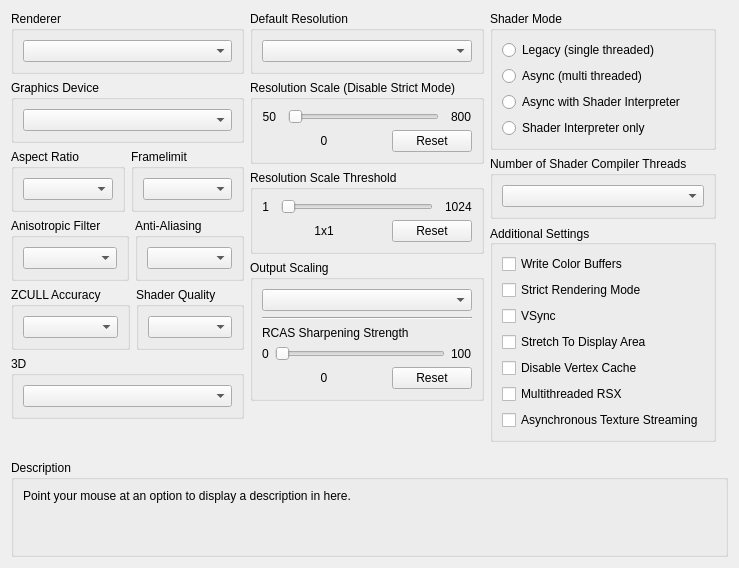
      <widget class="QWidget" name="gpuTab">
       <attribute name="title">
        <string>GPU</string>
       </attribute>
       <layout class="QVBoxLayout" name="gpuTab_layout" stretch="0,1,0">
        <item>
         <layout class="QHBoxLayout" name="gpuTabLayout" stretch="1,1,1">
          <item>
           <layout class="QVBoxLayout" name="gpuTabLayoutLeft">
            <item>
             <widget class="QGroupBox" name="gb_renderer">
              <property name="title">
               <string>Renderer</string>
              </property>
              <layout class="QVBoxLayout" name="gb_renderer_layout">
               <item>
                <widget class="QComboBox" name="renderBox"/>
               </item>
              </layout>
             </widget>
            </item>
            <item>
             <widget class="QGroupBox" name="gb_graphicsAdapter">
              <property name="title">
               <string>Graphics Device</string>
              </property>
              <layout class="QVBoxLayout" name="gb_graphicsAdapter_layout">
               <item>
                <widget class="QComboBox" name="graphicsAdapterBox"/>
               </item>
              </layout>
             </widget>
            </item>
            <item>
             <widget class="QWidget" name="widget_gpu_top" native="true">
              <layout class="QHBoxLayout" name="widget_gpu_top_layout" stretch="1,1">
               <property name="leftMargin">
                <number>0</number>
               </property>
               <property name="topMargin">
                <number>0</number>
               </property>
               <property name="rightMargin">
                <number>0</number>
               </property>
               <property name="bottomMargin">
                <number>0</number>
               </property>
               <item>
                <widget class="QGroupBox" name="gb_aspectRatio">
                 <property name="title">
                  <string>Aspect Ratio</string>
                 </property>
                 <layout class="QVBoxLayout" name="gb_aspectRatio_layout">
                  <item>
                   <widget class="QComboBox" name="aspectBox"/>
                  </item>
                 </layout>
                </widget>
               </item>
               <item>
                <widget class="QGroupBox" name="gb_frameLimit">
                 <property name="title">
                  <string>Framelimit</string>
                 </property>
                 <layout class="QVBoxLayout" name="gb_frameLimit_layout">
                  <item>
                   <widget class="QComboBox" name="frameLimitBox"/>
                  </item>
                 </layout>
                </widget>
               </item>
              </layout>
             </widget>
            </item>
            <item>
             <widget class="QWidget" name="widget_gpu_bottom" native="true">
              <layout class="QHBoxLayout" name="widget_gpu_bottom_layout" stretch="1,1">
               <property name="leftMargin">
                <number>0</number>
               </property>
               <property name="topMargin">
                <number>0</number>
               </property>
               <property name="rightMargin">
                <number>0</number>
               </property>
               <property name="bottomMargin">
                <number>0</number>
               </property>
               <item>
                <widget class="QGroupBox" name="gb_anisotropicFilter">
                 <property name="title">
                  <string>Anisotropic Filter</string>
                 </property>
                 <layout class="QVBoxLayout" name="gb_anisotropicFilter_layout">
                  <item>
                   <widget class="QComboBox" name="anisotropicFilterOverride"/>
                  </item>
                 </layout>
                </widget>
               </item>
               <item>
                <widget class="QGroupBox" name="gb_antiAliasing">
                 <property name="title">
                  <string>Anti-Aliasing</string>
                 </property>
                 <layout class="QVBoxLayout" name="gb_antiAliasing_layout">
                  <item>
                   <widget class="QComboBox" name="antiAliasing"/>
                  </item>
                 </layout>
                </widget>
               </item>
              </layout>
             </widget>
            </item>
            <item>
             <widget class="QWidget" name="widget_gpu_3" native="true">
              <layout class="QHBoxLayout" name="widget_gpu_3_layout" stretch="1,1">
               <property name="leftMargin">
                <number>0</number>
               </property>
               <property name="topMargin">
                <number>0</number>
               </property>
               <property name="rightMargin">
                <number>0</number>
               </property>
               <property name="bottomMargin">
                <number>0</number>
               </property>
               <item>
                <widget class="QGroupBox" name="gbZCULL">
                 <property name="title">
                  <string>ZCULL Accuracy</string>
                 </property>
                 <layout class="QVBoxLayout" name="gbZCULL_layout">
                  <item>
                   <widget class="QComboBox" name="zcullPrecisionMode"/>
                  </item>
                 </layout>
                </widget>
               </item>
               <item>
                <widget class="QGroupBox" name="gbShaderPrecision">
                 <property name="title">
                  <string>Shader Quality</string>
                 </property>
                 <layout class="QVBoxLayout" name="gbShaderPrecision_layout">
                  <item>
                   <widget class="QComboBox" name="shaderPrecision"/>
                  </item>
                 </layout>
                </widget>
               </item>
              </layout>
             </widget>
            </item>
            <item>
             <widget class="QGroupBox" name="gb_stereo">
              <property name="title">
               <string>3D</string>
              </property>
              <layout class="QVBoxLayout" name="gb_stereo_layout">
               <item>
                <widget class="QComboBox" name="stereoRenderMode"/>
               </item>
              </layout>
             </widget>
            </item>
            <item>
             <spacer name="gpu_tab_layout_right_spacer">
              <property name="orientation">
               <enum>Qt::Vertical</enum>
              </property>
              <property name="sizeType">
               <enum>QSizePolicy::MinimumExpanding</enum>
              </property>
              <property name="sizeHint" stdset="0">
               <size>
                <width>0</width>
                <height>0</height>
               </size>
              </property>
             </spacer>
            </item>
           </layout>
          </item>
          <item>
           <layout class="QVBoxLayout" name="gpuTabLayoutMiddle">
            <item>
             <widget class="QGroupBox" name="gb_default_resolution">
              <property name="title">
               <string>Default Resolution</string>
              </property>
              <layout class="QVBoxLayout" name="gb_default_resolution_layout">
               <item>
                <widget class="QComboBox" name="resBox"/>
               </item>
              </layout>
             </widget>
            </item>
            <item>
             <layout class="QVBoxLayout" name="layout_resolution_scale">
              <property name="spacing">
               <number>6</number>
              </property>
              <property name="leftMargin">
               <number>0</number>
              </property>
              <item>
               <widget class="QGroupBox" name="gb_resolutionScale">
                <property name="title">
                 <string>Resolution Scale (Disable Strict Mode)</string>
                </property>
                <layout class="QVBoxLayout" name="gb_resolutionScale_layout">
                 <item>
                  <widget class="QWidget" name="resolutionScaleLayoutTop" native="true">
                   <layout class="QHBoxLayout" name="horizontalLayout_23" stretch="0,1,0">
                    <property name="spacing">
                     <number>12</number>
                    </property>
                    <property name="leftMargin">
                     <number>0</number>
                    </property>
                    <property name="topMargin">
                     <number>0</number>
                    </property>
                    <property name="rightMargin">
                     <number>0</number>
                    </property>
                    <property name="bottomMargin">
                     <number>0</number>
                    </property>
                    <item>
                     <widget class="QLabel" name="resolutionScaleMin">
                      <property name="text">
                       <string>50</string>
                      </property>
                      <property name="alignment">
                       <set>Qt::AlignRight|Qt::AlignTrailing|Qt::AlignVCenter</set>
                      </property>
                     </widget>
                    </item>
                    <item>
                     <widget class="QSlider" name="resolutionScale">
                      <property name="orientation">
                       <enum>Qt::Horizontal</enum>
                      </property>
                     </widget>
                    </item>
                    <item>
                     <widget class="QLabel" name="resolutionScaleMax">
                      <property name="text">
                       <string>800</string>
                      </property>
                     </widget>
                    </item>
                   </layout>
                  </widget>
                 </item>
                 <item>
                  <layout class="QHBoxLayout" name="resolutionScaleLayoutBottom" stretch="1,0">
                   <item>
                    <widget class="QLabel" name="resolutionScaleVal">
                     <property name="text">
                      <string>0</string>
                     </property>
                     <property name="alignment">
                      <set>Qt::AlignCenter</set>
                     </property>
                    </widget>
                   </item>
                   <item>
                    <widget class="QPushButton" name="resolutionScaleReset">
                     <property name="text">
                      <string>Reset</string>
                     </property>
                    </widget>
                   </item>
                  </layout>
                 </item>
                </layout>
               </widget>
              </item>
              <item>
               <widget class="QGroupBox" name="gb_minimumScalableDimension">
                <property name="title">
                 <string>Resolution Scale Threshold</string>
                </property>
                <layout class="QVBoxLayout" name="gb_minimumScalableDimension_layout">
                 <item>
                  <layout class="QHBoxLayout" name="minimumScalableDimensionLayoutTop" stretch="0,1,0">
                   <property name="spacing">
                    <number>12</number>
                   </property>
                   <item>
                    <widget class="QLabel" name="minimumScalableDimensionMin">
                     <property name="text">
                      <string>1</string>
                     </property>
                     <property name="alignment">
                      <set>Qt::AlignRight|Qt::AlignTrailing|Qt::AlignVCenter</set>
                     </property>
                    </widget>
                   </item>
                   <item>
                    <widget class="QSlider" name="minimumScalableDimension">
                     <property name="orientation">
                      <enum>Qt::Horizontal</enum>
                     </property>
                    </widget>
                   </item>
                   <item>
                    <widget class="QLabel" name="minimumScalableDimensionMax">
                     <property name="text">
                      <string>1024</string>
                     </property>
                    </widget>
                   </item>
                  </layout>
                 </item>
                 <item>
                  <layout class="QHBoxLayout" name="minimumScalableDimensionLayoutBottom" stretch="1,0">
                   <item>
                    <widget class="QLabel" name="minimumScalableDimensionVal">
                     <property name="text">
                      <string>1x1</string>
                     </property>
                     <property name="alignment">
                      <set>Qt::AlignCenter</set>
                     </property>
                    </widget>
                   </item>
                   <item>
                    <widget class="QPushButton" name="minimumScalableDimensionReset">
                     <property name="text">
                      <string>Reset</string>
                     </property>
                    </widget>
                   </item>
                  </layout>
                 </item>
                </layout>
               </widget>
              </item>
             </layout>
            </item>
            <item>
             <widget class="QGroupBox" name="gb_outputScaling">
              <property name="title">
               <string>Output Scaling</string>
              </property>
              <layout class="QVBoxLayout" name="gb_Upscaling_layout">
               <item>
                <widget class="QComboBox" name="outputScalingMode"/>
               </item>
               <item>
                <widget class="Line" name="line">
                 <property name="orientation">
                  <enum>Qt::Horizontal</enum>
                 </property>
                </widget>
               </item>
               <item>
                <widget class="QWidget" name="fsrSharpeningStrengthWidget" native="true">
                 <layout class="QVBoxLayout" name="fsrSharpeningWidgetLayout">
                  <property name="leftMargin">
                   <number>0</number>
                  </property>
                  <property name="topMargin">
                   <number>0</number>
                  </property>
                  <property name="rightMargin">
                   <number>0</number>
                  </property>
                  <property name="bottomMargin">
                   <number>0</number>
                  </property>
                  <item>
                   <widget class="QLabel" name="fsrSharpeningStrengthLabel">
                    <property name="sizePolicy">
                     <sizepolicy hsizetype="Preferred" vsizetype="Preferred">
                      <horstretch>0</horstretch>
                      <verstretch>0</verstretch>
                     </sizepolicy>
                    </property>
                    <property name="text">
                     <string>RCAS Sharpening Strength</string>
                    </property>
                    <property name="alignment">
                     <set>Qt::AlignBottom|Qt::AlignLeading|Qt::AlignLeft</set>
                    </property>
                    <property name="margin">
                     <number>1</number>
                    </property>
                   </widget>
                  </item>
                  <item>
                   <layout class="QHBoxLayout" name="fsrSharpeningLayoutTop">
                    <item>
                     <widget class="QLabel" name="minSharpeningVal">
                      <property name="text">
                       <string>0</string>
                      </property>
                     </widget>
                    </item>
                    <item>
                     <widget class="QSlider" name="fsrSharpeningStrength">
                      <property name="orientation">
                       <enum>Qt::Horizontal</enum>
                      </property>
                     </widget>
                    </item>
                    <item>
                     <widget class="QLabel" name="maxSharpeningVal">
                      <property name="sizePolicy">
                       <sizepolicy hsizetype="Minimum" vsizetype="Preferred">
                        <horstretch>0</horstretch>
                        <verstretch>0</verstretch>
                       </sizepolicy>
                      </property>
                      <property name="text">
                       <string>100</string>
                      </property>
                     </widget>
                    </item>
                   </layout>
                  </item>
                  <item>
                   <layout class="QHBoxLayout" name="fsrSharpeningLayoutBottom" stretch="1,0">
                    <item>
                     <widget class="QLabel" name="fsrSharpeningStrengthVal">
                      <property name="text">
                       <string>0</string>
                      </property>
                      <property name="alignment">
                       <set>Qt::AlignCenter</set>
                      </property>
                     </widget>
                    </item>
                    <item>
                     <widget class="QPushButton" name="fsrSharpeningStrengthReset">
                      <property name="text">
                       <string>Reset</string>
                      </property>
                     </widget>
                    </item>
                   </layout>
                  </item>
                 </layout>
                </widget>
               </item>
              </layout>
             </widget>
            </item>
            <item>
             <spacer name="gpu_tab_layout_middle_spacer">
              <property name="orientation">
               <enum>Qt::Vertical</enum>
              </property>
              <property name="sizeType">
               <enum>QSizePolicy::MinimumExpanding</enum>
              </property>
              <property name="sizeHint" stdset="0">
               <size>
                <width>0</width>
                <height>0</height>
               </size>
              </property>
             </spacer>
            </item>
           </layout>
          </item>
          <item>
           <layout class="QVBoxLayout" name="gpuTabLayoutRight">
            <property name="rightMargin">
             <number>12</number>
            </property>
            <property name="bottomMargin">
             <number>12</number>
            </property>
            <item>
             <widget class="QGroupBox" name="gb_shader_mode">
              <property name="minimumSize">
               <size>
                <width>0</width>
                <height>123</height>
               </size>
              </property>
              <property name="title">
               <string>Shader Mode</string>
              </property>
              <layout class="QVBoxLayout" name="verticalLayout">
               <item>
                <widget class="QRadioButton" name="rb_legacy_recompiler">
                 <property name="text">
                  <string notr="true">Legacy (single threaded)</string>
                 </property>
                </widget>
               </item>
               <item>
                <widget class="QRadioButton" name="rb_async_recompiler">
                 <property name="text">
                  <string notr="true">Async (multi threaded)</string>
                 </property>
                </widget>
               </item>
               <item>
                <widget class="QRadioButton" name="rb_async_with_shader_interpreter">
                 <property name="text">
                  <string notr="true">Async with Shader Interpreter</string>
                 </property>
                </widget>
               </item>
               <item>
                <widget class="QRadioButton" name="rb_shader_interpreter_only">
                 <property name="text">
                  <string notr="true">Shader Interpreter only</string>
                 </property>
                </widget>
               </item>
              </layout>
             </widget>
            </item>
            <item>
             <widget class="QGroupBox" name="gb_shader_compiler_threads">
              <property name="title">
               <string>Number of Shader Compiler Threads</string>
              </property>
              <layout class="QVBoxLayout" name="gb_shader_compiler_threads_layout">
               <item>
                <widget class="QComboBox" name="shaderCompilerThreads"/>
               </item>
              </layout>
             </widget>
            </item>
            <item>
             <widget class="QGroupBox" name="gb_additional_settings">
              <property name="sizePolicy">
               <sizepolicy hsizetype="Preferred" vsizetype="Preferred">
                <horstretch>0</horstretch>
                <verstretch>0</verstretch>
               </sizepolicy>
              </property>
              <property name="title">
               <string>Additional Settings</string>
              </property>
              <property name="alignment">
               <set>Qt::AlignLeading|Qt::AlignLeft|Qt::AlignVCenter</set>
              </property>
              <layout class="QVBoxLayout" name="gb_additional_settings_layout">
               <item>
                <widget class="QCheckBox" name="dumpColor">
                 <property name="text">
                  <string>Write Color Buffers</string>
                 </property>
                </widget>
               </item>
               <item>
                <widget class="QCheckBox" name="strictModeRendering">
                 <property name="text">
                  <string>Strict Rendering Mode</string>
                 </property>
                </widget>
               </item>
               <item>
                <widget class="QCheckBox" name="vsync">
                 <property name="text">
                  <string>VSync</string>
                 </property>
                </widget>
               </item>
               <item>
                <widget class="QCheckBox" name="stretchToDisplayArea">
                 <property name="text">
                  <string>Stretch To Display Area</string>
                 </property>
                </widget>
               </item>
               <item>
                <widget class="QCheckBox" name="disableVertexCache">
                 <property name="text">
                  <string>Disable Vertex Cache</string>
                 </property>
                </widget>
               </item>
               <item>
                <widget class="QCheckBox" name="multithreadedRSX">
                 <property name="text">
                  <string>Multithreaded RSX</string>
                 </property>
                </widget>
               </item>
               <item>
                <widget class="QCheckBox" name="asyncTextureStreaming">
                 <property name="text">
                  <string>Asynchronous Texture Streaming</string>
                 </property>
                </widget>
               </item>
               <item>
                <spacer name="additional_settings_spacer">
                 <property name="orientation">
                  <enum>Qt::Vertical</enum>
                 </property>
                 <property name="sizeType">
                  <enum>QSizePolicy::MinimumExpanding</enum>
                 </property>
                 <property name="sizeHint" stdset="0">
                  <size>
                   <width>0</width>
                   <height>0</height>
                  </size>
                 </property>
                </spacer>
               </item>
              </layout>
             </widget>
            </item>
           </layout>
          </item>
         </layout>
        </item>
        <item>
         <spacer name="gpuTabSpacer">
          <property name="orientation">
           <enum>Qt::Vertical</enum>
          </property>
          <property name="sizeType">
           <enum>QSizePolicy::MinimumExpanding</enum>
          </property>
          <property name="sizeHint" stdset="0">
           <size>
            <width>0</width>
            <height>0</height>
           </size>
          </property>
         </spacer>
        </item>
        <item>
         <widget class="QGroupBox" name="gb_description_gpu">
          <property name="title">
           <string>Description</string>
          </property>
          <layout class="QHBoxLayout" name="gb_description_gpu_layout">
           <item>
            <widget class="QLabel" name="description_gpu">
             <property name="text">
              <string>Point your mouse at an option to display a description in here.


</string>
             </property>
             <property name="textFormat">
              <enum>Qt::PlainText</enum>
             </property>
             <property name="alignment">
              <set>Qt::AlignLeading|Qt::AlignLeft|Qt::AlignTop</set>
             </property>
             <property name="wordWrap">
              <bool>true</bool>
             </property>
            </widget>
           </item>
          </layout>
         </widget>
        </item>
       </layout>
      </widget>
